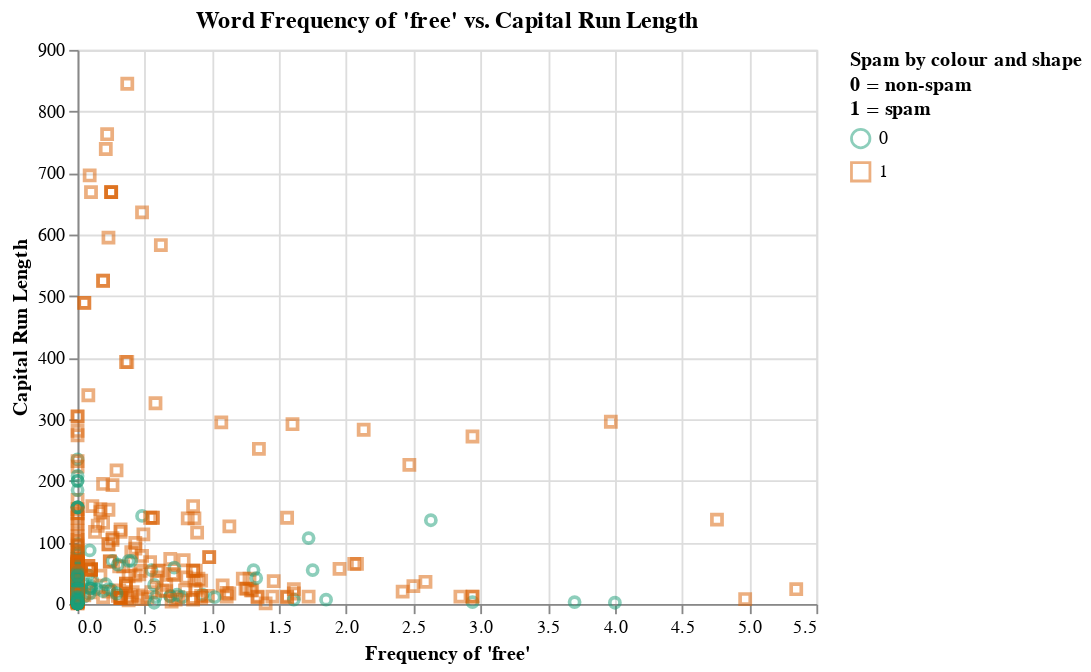

Notebook code for this chart:
### Code cell
free_and_capital_scatter_plot = (
    alt.Chart(
        spam_train_predictors.sample(int(len(spam_train_predictors) / 5)), title="Word Frequency of \'free\' vs. Capital Run Length"
    ).mark_point(opacity=0.5)
    .encode(
        x=alt.X(
            "word_freq_free",
            title="Frequency of \'free\'",
            scale=alt.Scale(0, 10)
        ),
        y=alt.Y(
            "capital_run_length_longest",
            title="Capital Run Length",
            scale=alt.Scale(0, 10)
        ),
        color=alt.Color("is_spam:N", legend=alt.Legend(title=["Spam by colour and shape","0 = non-spam", "1 = spam"], orient="right"), scale=alt.Scale(scheme='dark2')),
        shape="is_spam:N"
    )
)

free_and_capital_scatter_plot

#predictor_scatter_plots = alt.hconcat(zeros_and_credit_scatter_plot, free_and_capital_scatter_plot)
#predictor_scatter_plots

### Figure 1 — Vega-Lite specification as saved in the notebook (floating-point values rounded to 4 significant figures; data arrays with more than 128 entries replaced by an {"elided": "..."} marker saying what was removed)
{"config": {"view": {"continuousWidth": 400, "continuousHeight": 300}}, "data": {"name": "data-1a45ef84791b881bc39270cd489c87a8"}, "mark": {"type": "point", "opacity": 0.5}, "encoding": {"color": {"field": "is_spam", "legend": {"orient": "right", "title": ["Spam by colour and shape", "0 = non-spam", "1 = spam"]}, "scale": {"scheme": "dark2"}, "type": "nominal"}, "shape": {"field": "is_spam", "type": "nominal"}, "x": {"field": "word_freq_free", "scale": {"align": 0, "base": 10}, "title": "Frequency of 'free'", "type": "quantitative"}, "y": {"field": "capital_run_length_longest", "scale": {"align": 0, "base": 10}, "title": "Capital Run Length", "type": "quantitative"}}, "title": "Word Frequency of 'free' vs. Capital Run Length", "$schema": "https://vega.github.io/schema/vega-lite/v4.17.0.json", "datasets": {"data-1a45ef84791b881bc39270cd489c87a8": {"elided": "690 records"}}}
